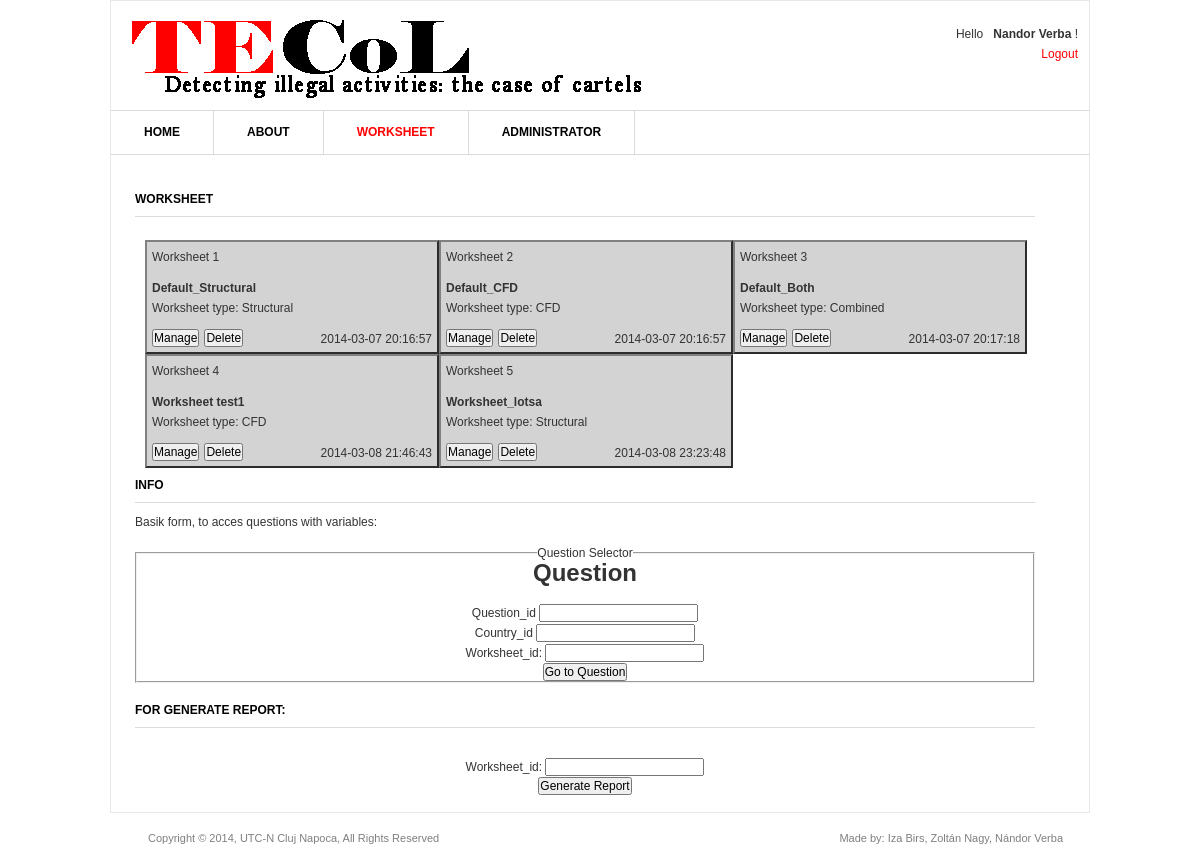
The app's page /tecol/worksheet.php (signed in), older data.
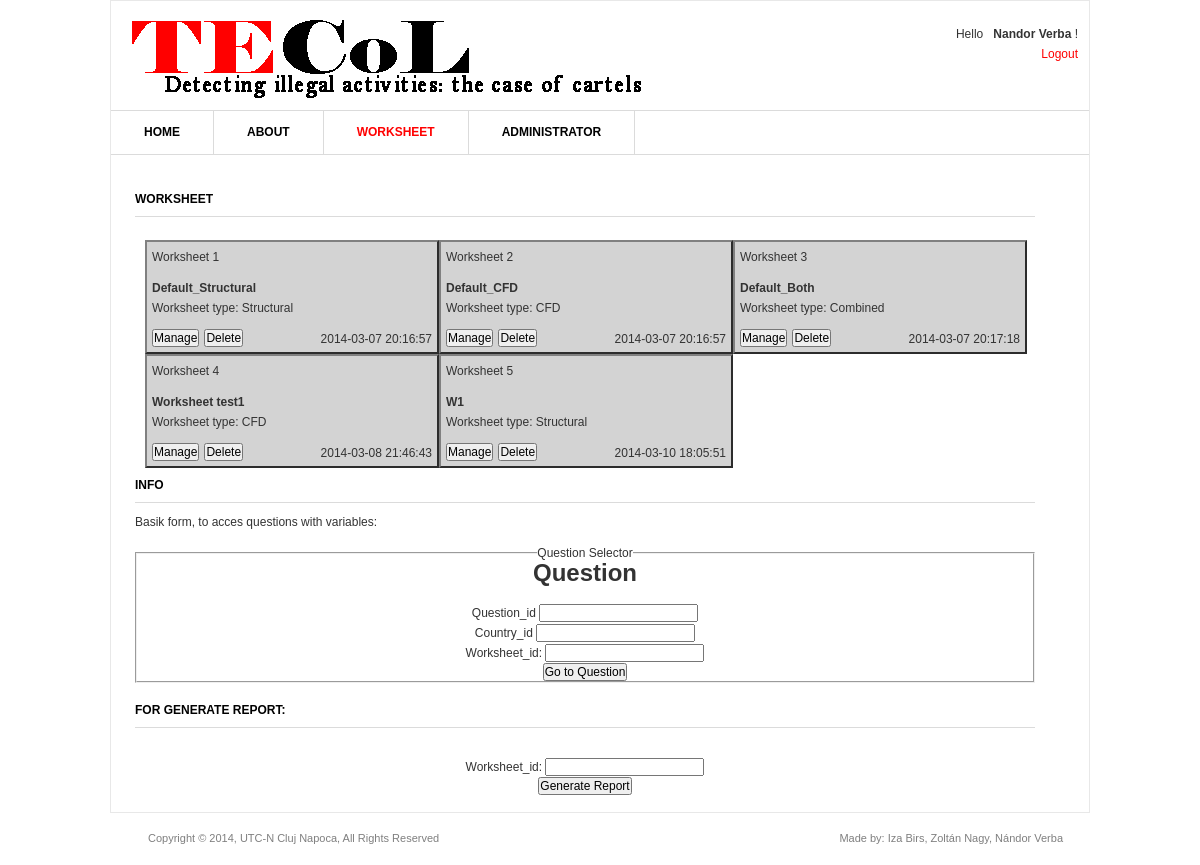
The same page, newer data.
### tables this page shows
CREATE TABLE IF NOT EXISTS `worksheet` (
  `w_id` int(11) NOT NULL AUTO_INCREMENT,
  `u_id` int(11) NOT NULL,
  `w_name` varchar(30) NOT NULL,
  `w_type` tinyint(1) NOT NULL COMMENT '0 for Structural 1 for CFD',
  `w_date` datetime NOT NULL DEFAULT CURRENT_TIMESTAMP,
  PRIMARY KEY (`w_id`)
);

### tecol/worksheet.php (the view, shortened to what this page needs)
<!DOCTYPE html PUBLIC "-//W3C//DTD XHTML 1.0 Transitional//EN" "http://www.w3.org/TR/xhtml1/DTD/xhtml1-transitional.dtd">
<html xmlns="http://www.w3.org/1999/xhtml">
<head>
<link rel='stylesheet' href='css/style.css' type='text/css' media='all' />
<link rel='stylesheet' href='css/jquery.jcarousel.css' type='text/css' media='all' />
</head>
<body>
<div class="shell">
  <div class="border">
    <div id="header">
      <h1 id="logo"><a href="#" class="notext">beSMART</a></h1>
      <div class="socials right">
        <ul>
		<div style='text-align:right'>
		<?php
          if(isset($_SESSION['username']))
	 { echo "	<p> Hello &nbsp <b> ";
	 echo $_SESSION['username'];
	echo " </b>!</p> <a href='logout.php'>Logout </a>";
	}
	else
	echo"
	<p><b> Guest User </b></p>
	<a href='login.php'>Login</a>&nbsp&nbsp&nbsp&nbsp
	<a href='create.php'>Create Account </a>";
	?>
        </div></ul>
      </div>
    </div>
    <div id="navigation">
      <ul>
        <li><a href="index.php" >Home</a></li>
        <li><a href="about.php" >About</a></li>
		<?php
		if(isset($_SESSION['username']))
		{
		echo "<li><a href='worksheet.php' class='active'>Worksheet</a></li>";
        if (isset($_SESSION['admin']))
		{
		echo "<li><a href='admin.php'>Administrator</a></li>";
		}
        }
		?>
      </ul>
    </div>
    <div id="main">
		<div class="highlight">
		<div style='width:900px;float:left'>
          <h3> Worksheet </h3>
		  <div style='width:900px;float:left;padding:10px'>
          <?php
$id=$_SESSION['id'];
$sql="SELECT * FROM `worksheet` JOIN `users` ON worksheet.u_id = users.u_id  WHERE (username='$id' )";
$i=0;
$result=mysql_query($sql) or die("cannot connect 2 ");
    while($row = mysql_fetch_array($result)) {
	$i++;
		  echo "
		  <div style='width:280px;height:100px;float:left;padding:5px;border-width:2px;background-color:#d3d3d3; border-style: outset; border-color: gray;'>
		  <p>";
		  echo "Worksheet ".$i;
		  echo"</p>
		  <b>";
		  echo $row['w_name']."</b>";
		  switch ($row['w_type'])
		  {
		  case 1:$type=" Structural";break;
		  case 2:$type=" CFD";break;
		  case 3:$type=" Combined";break;
		  }
		  echo "<p>Worksheet type:".$type."</p>";
		  echo "
		  <form action='worksheet_detailed.php' method='post' style='float:left;padding-right:5px'>
		  <input type='hidden' name='worksheet' id='worksheet' value=".$row['w_id'].">
		  <input type='submit' name='Submit' value='Manage' />
		  </form>
		  <form action='worksheet_delete.php' method='post' style='float:left' onSubmit=\"if(!confirm('Are you sure you want to delete the Worksheet?')){return false;}\">
		  <input type='hidden' name='worksheet' id='worksheet' value=".$row['w_id'].">
		  <input type='submit' name='Submit' value='Delete' />
		  </form>
		  <p  style='text-align:right;float:right' >";
		  echo $row['w_date'];
		  echo "</p>
		  </div>";}
		  ?>
		  </div >
		  <div style='width:900px;paddig:10px'>
		  <h3> Info </h3>
		  <p> Basik form, to acces questions with variables:</p>
		  <form id='question' style='text-align:center' action='question.php' method='post' accept-charset='UTF-8'>
			<fieldset >
			<legend>Question Selector</legend>
			<h1> Question </h1>
			<label for='username' >Question_id</label>
			<input type='int' name='question' id='question'  />
			<label for='country' >Country_id</label>
			<input type='int' name='country' id='country'  />
			<label for='last_name' >Worksheet_id:</label>
			<input type='int' name='worksheet' id='worksheet' />
			<input type='submit' name='Submit' value='Go to Question' />
			</fieldset>
		   </form>
		<h3> For Generate Report: </h3>
		<form style='text-align:center' action='report.php' method='post' accept-charset='UTF-8'>
		<label for='last_name' >Worksheet_id:</label>
		<input type='int' name='worksheet' id='worksheet' />
		<input type='submit' name='Submit' value='Generate Report' />
		</form>
	</div>
</div>
		</div>
    </div>
    <div class="shadow-l"></div>
    <div class="shadow-r"></div>
    <div class="shadow-b"></div>
  </div>
  <div id="footer">
    <p class='left'>Copyright &copy; 2014, UTC-N Cluj Napoca, All Rights Reserved</p>
    <p class='right'>Made by: Iza Birs, Zoltán Nagy, Nándor Verba</p>
  </div>
</div>
</body>
</html>

### TECoL/css/style.css (style rules this page uses)
* { margin:0; padding:0; outline:0; }
body { font-size:12px; line-height:20px; font-family:Georgia, Arial, Helvetica, Sans-Serif; color:#333; background:url(images/body-bg.gif) repeat 0 0; }
a { color:#ff0000; text-decoration:none; cursor:pointer; }
input, textarea, select { font-family:Arial, Helvetica, sans-serif; font-size:12px; }
.notext { font-size:0; line-height:0; text-indent:-4000px; }
.left, .alignleft { float:left; display:inline; }
.right, .alignright { float:right; display:inline; }
.shell { width:980px; margin:0 auto; }
.border { border:1px solid #e8e8e8; background:#fff; position:relative; }
.shadow-l { background:url(images/shadow-l.png) no-repeat 0 0; width:25px; height:686px; position:absolute; top:0; left:-25px; }
.shadow-r { background:url(images/shadow-r.png) no-repeat 0 0; width:25px; height:686px; position:absolute; top:0; right:-25px; }
.shadow-b { background:url(images/shadow-b.png) no-repeat 0 0; width:980px; height:20px; position:absolute; bottom:-20; left:0; }
#header { background:url(images/header-bg.gif) repeat-x 0 0; height:109px; position:relative; }
#logo a { background:url(images/header.gif) no-repeat 0 0; width:534px; height:109px; position:absolute; top:0; left:0; }
.socials { padding:23px 11px 0 0; }
.socials ul { list-style:none; }
#navigation { height:43px; border-top:1px solid #dbdbdb; border-bottom:1px solid #dbdbdb; }
#navigation ul { list-style:none; }
#navigation ul li { float:left; height:43px; border-right:1px solid #dbdbdb; font-size:12px; line-height:43px; font-weight:bold; text-transform:uppercase; }
#navigation ul li a { float:left; height:43px; color:#000; padding:0 33px; }
#navigation ul li a:hover, #navigation ul li a.active { color:#ff0000; text-decoration:none; }
#main { width:932px; padding:37px 24px 17px 24px; }
#main h3 { font-size:12px; line-height:15px; color:#000; text-transform:uppercase; border-bottom:1px solid #dbdbdb; padding:0 0 9px 0; }
.highlight h3 { margin:0 0 9px 0; }
.highlight p { padding:0 0 11px 0; }
#footer { font-family:Arial, sans-serif; font-size:11px; line-height:14px; color:#7f7f7f; padding:18px 27px 20px 38px; }

Row changes from the older to the newer data that the page shows:
removed worksheet: w_name "Worksheet_lotsa", w_type "Structural", w_date "2014-03-08 23:23:48"
added worksheet: w_name "W1", w_type "Structural", w_date "2014-03-10 18:05:51"
